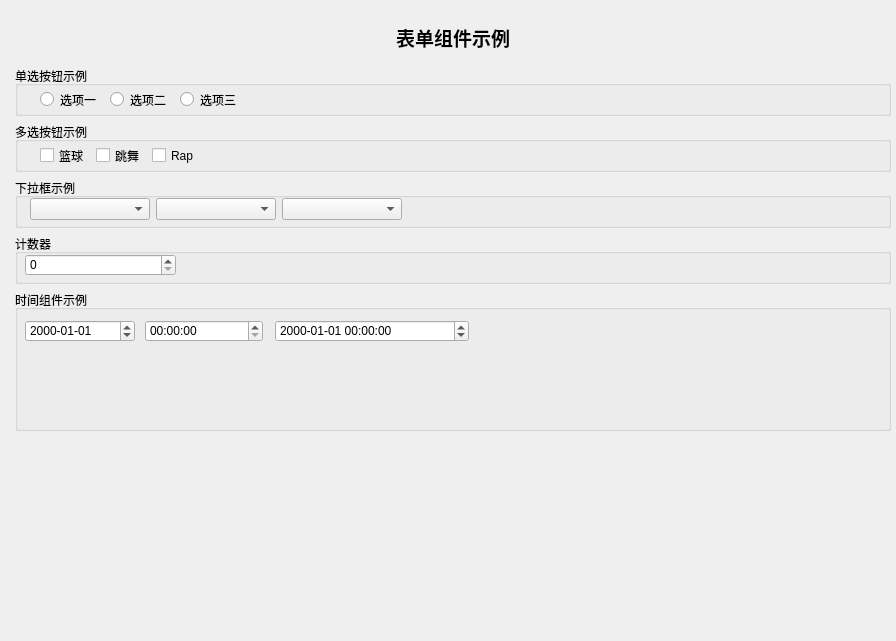
<?xml version="1.0" encoding="UTF-8"?>
<ui version="4.0">
 <class>DemoForm</class>
 <widget class="QWidget" name="DemoForm">
  <property name="geometry">
   <rect>
    <x>0</x>
    <y>0</y>
    <width>896</width>
    <height>641</height>
   </rect>
  </property>
  <property name="windowTitle">
   <string>Form</string>
  </property>
  <widget class="QWidget" name="verticalLayoutWidget">
   <property name="geometry">
    <rect>
     <x>10</x>
     <y>10</y>
     <width>881</width>
     <height>421</height>
    </rect>
   </property>
   <layout class="QVBoxLayout" name="verticalLayout">
    <property name="leftMargin">
     <number>5</number>
    </property>
    <property name="topMargin">
     <number>5</number>
    </property>
    <item>
     <widget class="QLabel" name="label">
      <property name="sizePolicy">
       <sizepolicy hsizetype="Preferred" vsizetype="Fixed">
        <horstretch>0</horstretch>
        <verstretch>0</verstretch>
       </sizepolicy>
      </property>
      <property name="minimumSize">
       <size>
        <width>0</width>
        <height>45</height>
       </size>
      </property>
      <property name="font">
       <font>
        <pointsize>14</pointsize>
        <weight>75</weight>
        <bold>true</bold>
       </font>
      </property>
      <property name="frameShadow">
       <enum>QFrame::Plain</enum>
      </property>
      <property name="lineWidth">
       <number>0</number>
      </property>
      <property name="text">
       <string>表单组件示例</string>
      </property>
      <property name="alignment">
       <set>Qt::AlignCenter</set>
      </property>
     </widget>
    </item>
    <item>
     <widget class="QGroupBox" name="groupBox_2">
      <property name="sizePolicy">
       <sizepolicy hsizetype="Preferred" vsizetype="Fixed">
        <horstretch>0</horstretch>
        <verstretch>0</verstretch>
       </sizepolicy>
      </property>
      <property name="minimumSize">
       <size>
        <width>0</width>
        <height>50</height>
       </size>
      </property>
      <property name="title">
       <string>单选按钮示例</string>
      </property>
      <widget class="QWidget" name="layoutWidget">
       <property name="geometry">
        <rect>
         <x>20</x>
         <y>20</y>
         <width>209</width>
         <height>22</height>
        </rect>
       </property>
       <layout class="QHBoxLayout" name="horizontalLayout">
        <property name="leftMargin">
         <number>5</number>
        </property>
        <property name="topMargin">
         <number>5</number>
        </property>
        <item>
         <widget class="QRadioButton" name="radioButton">
          <property name="text">
           <string>选项一</string>
          </property>
         </widget>
        </item>
        <item>
         <widget class="QRadioButton" name="radioButton_2">
          <property name="text">
           <string>选项二</string>
          </property>
         </widget>
        </item>
        <item>
         <widget class="QRadioButton" name="radioButton_3">
          <property name="text">
           <string>选项三</string>
          </property>
         </widget>
        </item>
       </layout>
      </widget>
     </widget>
    </item>
    <item>
     <widget class="QGroupBox" name="groupBox_3">
      <property name="sizePolicy">
       <sizepolicy hsizetype="Preferred" vsizetype="Fixed">
        <horstretch>0</horstretch>
        <verstretch>0</verstretch>
       </sizepolicy>
      </property>
      <property name="minimumSize">
       <size>
        <width>0</width>
        <height>50</height>
       </size>
      </property>
      <property name="title">
       <string>多选按钮示例</string>
      </property>
      <widget class="QWidget" name="layoutWidget">
       <property name="geometry">
        <rect>
         <x>20</x>
         <y>20</y>
         <width>167</width>
         <height>22</height>
        </rect>
       </property>
       <layout class="QHBoxLayout" name="horizontalLayout_2">
        <property name="leftMargin">
         <number>5</number>
        </property>
        <property name="topMargin">
         <number>5</number>
        </property>
        <item>
         <widget class="QCheckBox" name="checkBox">
          <property name="text">
           <string>篮球</string>
          </property>
         </widget>
        </item>
        <item>
         <widget class="QCheckBox" name="checkBox_2">
          <property name="text">
           <string>跳舞</string>
          </property>
         </widget>
        </item>
        <item>
         <widget class="QCheckBox" name="checkBox_3">
          <property name="text">
           <string>Rap</string>
          </property>
         </widget>
        </item>
       </layout>
      </widget>
     </widget>
    </item>
    <item>
     <widget class="QGroupBox" name="groupBox_4">
      <property name="sizePolicy">
       <sizepolicy hsizetype="Preferred" vsizetype="Fixed">
        <horstretch>0</horstretch>
        <verstretch>0</verstretch>
       </sizepolicy>
      </property>
      <property name="minimumSize">
       <size>
        <width>0</width>
        <height>50</height>
       </size>
      </property>
      <property name="title">
       <string>下拉框示例</string>
      </property>
      <widget class="QWidget" name="layoutWidget">
       <property name="geometry">
        <rect>
         <x>10</x>
         <y>20</y>
         <width>380</width>
         <height>22</height>
        </rect>
       </property>
       <layout class="QHBoxLayout" name="horizontalLayout_7">
        <property name="leftMargin">
         <number>5</number>
        </property>
        <item>
         <widget class="QComboBox" name="cbProvince">
          <property name="sizePolicy">
           <sizepolicy hsizetype="Fixed" vsizetype="Preferred">
            <horstretch>0</horstretch>
            <verstretch>0</verstretch>
           </sizepolicy>
          </property>
          <property name="minimumSize">
           <size>
            <width>120</width>
            <height>0</height>
           </size>
          </property>
          <property name="placeholderText">
           <string>请选择</string>
          </property>
         </widget>
        </item>
        <item>
         <widget class="QComboBox" name="cbCity">
          <property name="sizePolicy">
           <sizepolicy hsizetype="Fixed" vsizetype="Preferred">
            <horstretch>0</horstretch>
            <verstretch>0</verstretch>
           </sizepolicy>
          </property>
          <property name="minimumSize">
           <size>
            <width>120</width>
            <height>0</height>
           </size>
          </property>
         </widget>
        </item>
        <item>
         <widget class="QComboBox" name="cbArea">
          <property name="sizePolicy">
           <sizepolicy hsizetype="Fixed" vsizetype="Preferred">
            <horstretch>0</horstretch>
            <verstretch>0</verstretch>
           </sizepolicy>
          </property>
          <property name="minimumSize">
           <size>
            <width>120</width>
            <height>0</height>
           </size>
          </property>
         </widget>
        </item>
       </layout>
      </widget>
     </widget>
    </item>
    <item>
     <widget class="QGroupBox" name="groupBox">
      <property name="sizePolicy">
       <sizepolicy hsizetype="Preferred" vsizetype="Fixed">
        <horstretch>0</horstretch>
        <verstretch>0</verstretch>
       </sizepolicy>
      </property>
      <property name="minimumSize">
       <size>
        <width>0</width>
        <height>50</height>
       </size>
      </property>
      <property name="title">
       <string>计数器</string>
      </property>
      <widget class="QSpinBox" name="spinBox">
       <property name="geometry">
        <rect>
         <x>10</x>
         <y>20</y>
         <width>151</width>
         <height>22</height>
        </rect>
       </property>
      </widget>
     </widget>
    </item>
    <item>
     <widget class="QGroupBox" name="groupBox_13">
      <property name="title">
       <string>时间组件示例</string>
      </property>
      <widget class="QDateEdit" name="dateEdit">
       <property name="geometry">
        <rect>
         <x>10</x>
         <y>30</y>
         <width>110</width>
         <height>22</height>
        </rect>
       </property>
       <property name="displayFormat">
        <string>yyyy-MM-dd</string>
       </property>
      </widget>
      <widget class="QTimeEdit" name="timeEdit">
       <property name="geometry">
        <rect>
         <x>130</x>
         <y>30</y>
         <width>118</width>
         <height>22</height>
        </rect>
       </property>
       <property name="displayFormat">
        <string>HH:mm:ss</string>
       </property>
      </widget>
      <widget class="QDateTimeEdit" name="dateTimeEdit">
       <property name="geometry">
        <rect>
         <x>260</x>
         <y>30</y>
         <width>194</width>
         <height>22</height>
        </rect>
       </property>
       <property name="displayFormat">
        <string>yyyy-MM-dd HH:mm:ss</string>
       </property>
      </widget>
     </widget>
    </item>
   </layout>
  </widget>
 </widget>
 <resources/>
 <connections/>
</ui>
